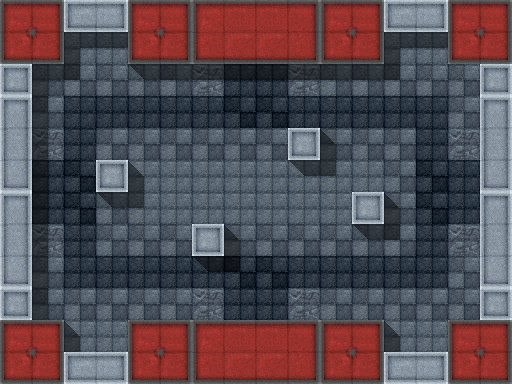

A level layout from a 2D game, rendered from its tile map. Below: a short description, then the map file with tile-grid data replaced by summaries:
An orthogonal 16x12 tile map with 32x32 px tiles, 3 tile layers (waypoints, main, shadows), 4 tilesets and 5 objects.

<map version="1.0" orientation="orthogonal" width="16" height="12" tilewidth="32" tileheight="32">
 <tileset firstgid="1" name="ConcreteStorm" tilewidth="32" tileheight="32">
  <image source="TileSets/ConcreteStormTileSet.png" width="512" height="512" />
  <tile id="5">
   <properties>
    <property name="Pit" value="" />
   </properties>
  </tile>
  <tile id="6">
   <properties>
    <property name="Pit" value="" />
   </properties>
  </tile>
  <tile id="7">
   <properties>
    <property name="Pit" value="" />
   </properties>
  </tile>
  <tile id="21">
   <properties>
    <property name="Pit" value="" />
   </properties>
  </tile>
  <tile id="37">
   <properties>
    <property name="Pit" value="" />
   </properties>
  </tile>
  <tile id="53">
   <properties>
    <property name="Pit" value="" />
   </properties>
  </tile>
  <tile id="68">
   <properties>
    <property name="Empty" value="" />
   </properties>
  </tile>
  <tile id="69">
   <properties>
    <property name="Empty" value="" />
   </properties>
  </tile>
  <tile id="84">
   <properties>
    <property name="Empty" value="" />
   </properties>
  </tile>
  <tile id="85">
   <properties>
    <property name="Empty" value="" />
   </properties>
  </tile>
 </tileset>
 <tileset firstgid="257" name="Tanks" tilewidth="32" tileheight="32">
  <image source="TileSets/TanksTileSet.png" width="128" height="32" />
  <tile id="0">
   <properties>
    <property name="Team" value="Red" />
    <property name="Type" value="Tank" />
   </properties>
  </tile>
  <tile id="1">
   <properties>
    <property name="Team" value="Green" />
    <property name="Type" value="Tank" />
   </properties>
  </tile>
  <tile id="3">
   <properties>
    <property name="Team" value="Red" />
    <property name="Type" value="Tank" />
   </properties>
  </tile>
 </tileset>
 <tileset firstgid="261" name="Waypoints" tilewidth="32" tileheight="32">
  <image source="TileSets/WaypointTileSet.png" width="32" height="32" />
  <tile id="0">
   <properties>
    <property name="Color" value="Green" />
   </properties>
  </tile>
 </tileset>
  <tileset firstgid="262" name="TanksTiled" tilewidth="32" tileheight="32">
    <image source="TileSets/TanksTiled.png" width="512" height="512" />
    <tile id="5">
      <properties>
        <property name="Pit" value="" />
      </properties>
    </tile>
    <tile id="6">
      <properties>
        <property name="Pit" value="" />
      </properties>
    </tile>
    <tile id="7">
      <properties>
        <property name="Pit" value="" />
      </properties>
    </tile>
    <tile id="21">
      <properties>
        <property name="Pit" value="" />
      </properties>
    </tile>
    <tile id="37">
      <properties>
        <property name="Pit" value="" />
      </properties>
    </tile>
    <tile id="53">
      <properties>
        <property name="Pit" value="" />
      </properties>
    </tile>
    <tile id="68">
      <properties>
        <property name="Empty" value="" />
      </properties>
    </tile>
    <tile id="69">
      <properties>
        <property name="Empty" value="" />
      </properties>
    </tile>
    <tile id="84">
      <properties>
        <property name="Empty" value="" />
      </properties>
    </tile>
    <tile id="85">
      <properties>
        <property name="Empty" value="" />
      </properties>
    </tile>
    <tile id="144">
      <properties>
        <property name="Empty" value="" />
      </properties>
    </tile>
    <tile id="145">
      <properties>
        <property name="Empty" value="" />
      </properties>
    </tile>
    <tile id="192">
      <properties>
        <property name="Pit" value="" />
      </properties>
    </tile>
  </tileset>
 <layer name="waypoints" width="16" height="12">
  <properties>
   <property name="color" value="green" />
  </properties>
  <data>[192 cells, 18 non-empty, 1 distinct tile ids]</data>
 </layer>
 <layer name="main" width="16" height="12">
  <data>[192 cells, 192 non-empty, 21 distinct tile ids]</data>
 </layer>
 <objectgroup name="tanks" width="16" height="12">
  <object gid="257" x="62" y="194">
   <properties>
    <property name="WaypointColor" value="Green" />
   </properties>
  </object>
  <object gid="258" x="417" y="224" />
  <object gid="257" x="64" y="127">
   <properties>
    <property name="WaypointColor" value="Green" />
   </properties>
  </object>
  <object gid="257" x="63" y="290">
   <properties>
    <property name="WaypointColor" value="Green" />
   </properties>
  </object>
  <object gid="257" x="62" y="227">
   <properties>
    <property name="WaypointColor" value="Green" />
   </properties>
  </object>
 </objectgroup>
 <layer name="shadows" width="16" height="12">
  <data>[192 cells, 36 non-empty, 6 distinct tile ids]</data>
 </layer>
</map>
